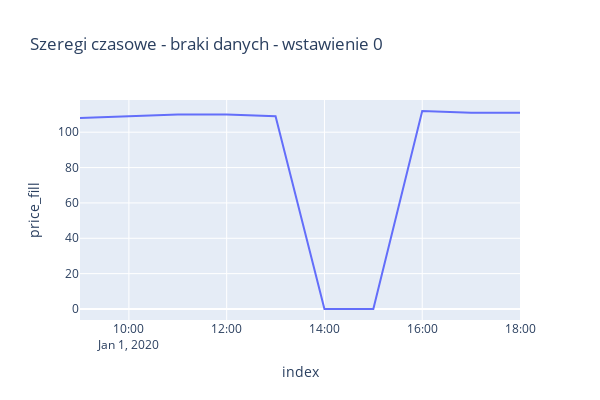

Notebook code for this chart:
### Markdown cell above
### Wypełnienie stała wartością

### Code cell
df_plotly = df.reset_index()
df_plotly["price_fill"] = df_plotly["price"].fillna(0)
px.line(df_plotly, 'index', 'price_fill', width=600, height=400, title='Szeregi czasowe - braki danych - wstawienie 0')

### Figure 1 — Plotly figure (JSON) as saved in the notebook; plotly's stock layout.template omitted (floating-point values rounded to 4 significant figures)
{"data": [{"hovertemplate": "index=%{x}<br>price_fill=%{y}<extra></extra>", "legendgroup": "", "line": {"color": "#636efa", "dash": "solid"}, "marker": {"symbol": "circle"}, "mode": "lines", "name": "", "orientation": "v", "showlegend": false, "type": "scatter", "x": ["2020-01-01T09:00:00.000000000", "2020-01-01T10:00:00.000000000", "2020-01-01T11:00:00.000000000", "2020-01-01T12:00:00.000000000", "2020-01-01T13:00:00.000000000", "2020-01-01T14:00:00.000000000", "2020-01-01T15:00:00.000000000", "2020-01-01T16:00:00.000000000", "2020-01-01T17:00:00.000000000", "2020-01-01T18:00:00.000000000"], "xaxis": "x", "y": [108.0, 109.0, 110.0, 110.0, 109.0, 0.0, 0.0, 112.0, 111.0, 111.0], "yaxis": "y"}], "layout": {"height": 400, "legend": {"tracegroupgap": 0}, "title": {"text": "Szeregi czasowe - braki danych - wstawienie 0"}, "width": 600, "xaxis": {"anchor": "y", "domain": [0, 1], "title": {"text": "index"}}, "yaxis": {"anchor": "x", "domain": [0, 1], "title": {"text": "price_fill"}}}}
